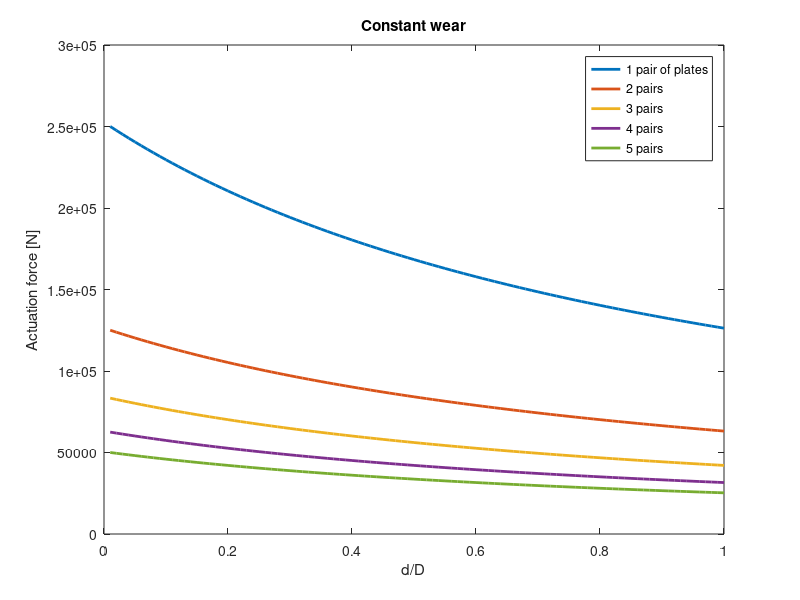
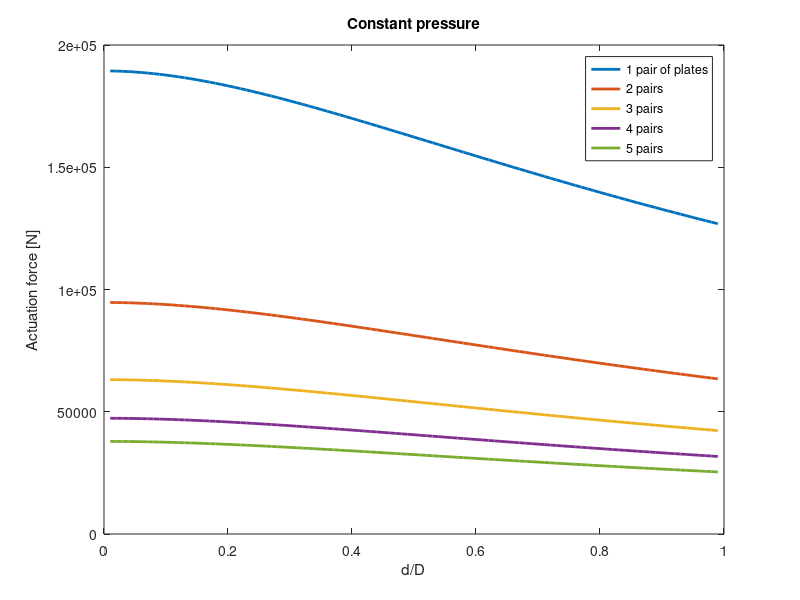
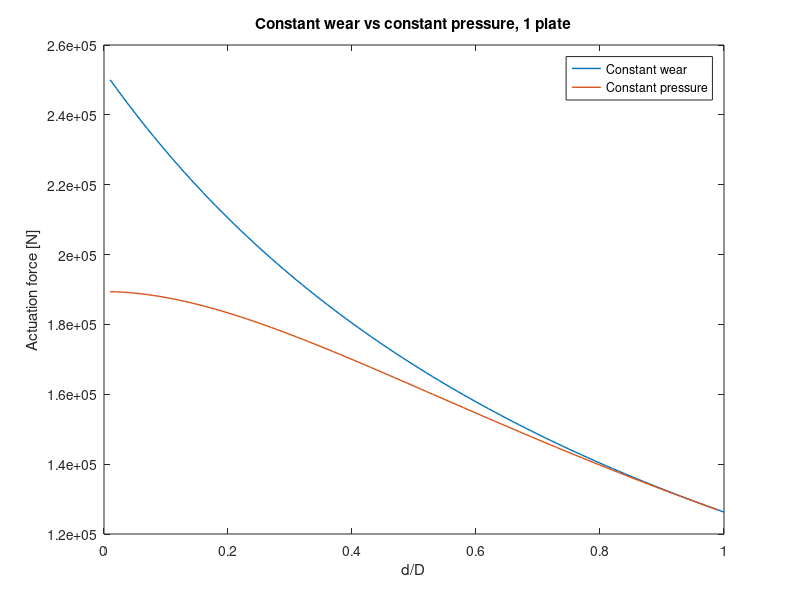

The MATLAB source for these figures, in order:
clear
close all
clc

T0 = 17362; % torque transmitted through clutch
Tw = T0; Tp = T0;

D = 0.5;
D_d_array = (0.01:0.01:1); % starting at 50mm because anything below that makes actuation force crazy
F_array_Tw = zeros(5, length(D_d_array));
F_array_Tp = zeros(5, length(D_d_array));
i = 1;

while i <= length(D_d_array)
 % let D = maximum allowable 500mm
d = D_d_array(i) * D; % let d = 0.5D
f = 0.55; % let friction coefficient be that for standard clean and dry steel on steel
for n = (1:5)
F_Tw = ((Tw * 4) / ((D + d) * f)) / n;
F_Tp = ((Tp * 3) / f * (D^2 - d^2)/(D^3 - d^3)) / n;

F_array_Tw(n, i) = F_Tw;
F_array_Tp(n, i) = F_Tp;
end
i = i + 1;
end

figure(1)
plot(D_d_array, F_array_Tw, 'LineWidth', 2)
title('Constant wear')
xlabel('d/D')
ylabel('Actuation force [N]')
legend('1 pair of plates', '2 pairs', '3 pairs', '4 pairs', '5 pairs')

figure(2)
plot(D_d_array, F_array_Tp, 'LineWidth', 2)
title('Constant pressure')
xlabel('d/D')
ylabel('Actuation force [N]')
legend('1 pair of plates', '2 pairs', '3 pairs', '4 pairs', '5 pairs')

figure(3)
plot(D_d_array, F_array_Tw(1, :), 'LineWidth', 1)
hold on
plot(D_d_array, F_array_Tp(1, :), 'LineWidth', 1)
title('Constant wear vs constant pressure, 1 plate')
xlabel('d/D')
ylabel('Actuation force [N]')
legend('Constant wear', 'Constant pressure')

